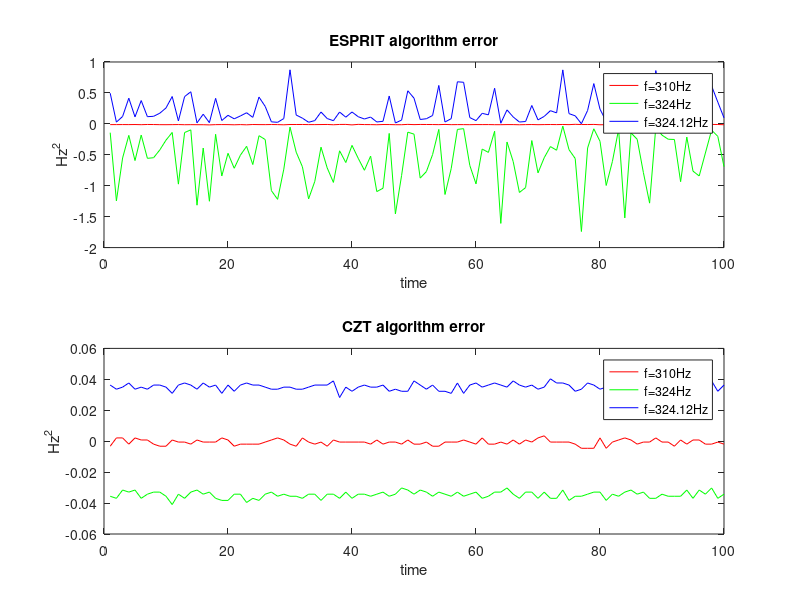

This figure's MATLAB source:
close all;clear;clc;
load esprit_m.mat;
f_esprit=f_e;
load czt_m.mat;
f_czt=f_e;
subplot(2,1,1);
plot(1:100,f_esprit(:,1)-310,'r');
hold on;
plot(1:100,f_esprit(:,2)-324,'g');
hold on;
plot(1:100,f_esprit(:,3)-324.12,'b');
legend('f=310Hz','f=324Hz','f=324.12Hz');
title('ESPRIT algorithm error');
xlabel('time');
ylabel('Hz^2');
subplot(2,1,2);
plot(1:100,f_czt(:,1)-310,'r');
hold on;
plot(1:100,f_czt(:,2)-324,'g');
hold on;
plot(1:100,f_czt(:,3)-324.12,'b');
legend('f=310Hz','f=324Hz','f=324.12Hz');
title('CZT algorithm error');
xlabel('time');
ylabel('Hz^2');